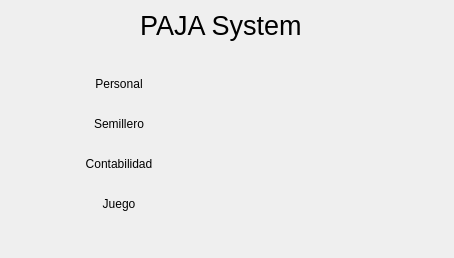
<?xml version="1.0" encoding="UTF-8"?>
<ui version="4.0">
 <class>MainWindow</class>
 <widget class="QMainWindow" name="MainWindow">
  <property name="geometry">
   <rect>
    <x>0</x>
    <y>0</y>
    <width>454</width>
    <height>258</height>
   </rect>
  </property>
  <property name="windowTitle">
   <string>MainWindow</string>
  </property>
  <widget class="QWidget" name="centralwidget">
   <widget class="QPushButton" name="btnPersonal">
    <property name="geometry">
     <rect>
      <x>70</x>
      <y>70</y>
      <width>98</width>
      <height>27</height>
     </rect>
    </property>
    <property name="cursor">
     <cursorShape>PointingHandCursor</cursorShape>
    </property>
    <property name="styleSheet">
     <string notr="true">#btnPersonal{
border: 1px solid transparent;
background-color: transparent;

}</string>
    </property>
    <property name="text">
     <string>Personal</string>
    </property>
   </widget>
   <widget class="QPushButton" name="btnSemillero">
    <property name="geometry">
     <rect>
      <x>70</x>
      <y>110</y>
      <width>98</width>
      <height>27</height>
     </rect>
    </property>
    <property name="cursor">
     <cursorShape>PointingHandCursor</cursorShape>
    </property>
    <property name="styleSheet">
     <string notr="true">#btnSemillero{
border: 1px solid transparent;
background-color: transparent;

}</string>
    </property>
    <property name="text">
     <string>Semillero</string>
    </property>
   </widget>
   <widget class="QPushButton" name="btnContabilidad">
    <property name="geometry">
     <rect>
      <x>70</x>
      <y>150</y>
      <width>98</width>
      <height>27</height>
     </rect>
    </property>
    <property name="cursor">
     <cursorShape>PointingHandCursor</cursorShape>
    </property>
    <property name="styleSheet">
     <string notr="true">#btnContabilidad {
border: 1px solid transparent;
background-color: transparent;

}</string>
    </property>
    <property name="text">
     <string>Contabilidad</string>
    </property>
   </widget>
   <widget class="QLabel" name="label">
    <property name="geometry">
     <rect>
      <x>140</x>
      <y>10</y>
      <width>201</width>
      <height>31</height>
     </rect>
    </property>
    <property name="font">
     <font>
      <pointsize>20</pointsize>
     </font>
    </property>
    <property name="text">
     <string>PAJA System</string>
    </property>
   </widget>
   <widget class="QPushButton" name="btnJuego">
    <property name="geometry">
     <rect>
      <x>70</x>
      <y>190</y>
      <width>98</width>
      <height>27</height>
     </rect>
    </property>
    <property name="cursor">
     <cursorShape>PointingHandCursor</cursorShape>
    </property>
    <property name="styleSheet">
     <string notr="true">#btnJuego {
	border: 1px solid transparent;
	background-color: transparent;
}</string>
    </property>
    <property name="text">
     <string>Juego</string>
    </property>
   </widget>
  </widget>
  <widget class="QMenuBar" name="menubar">
   <property name="geometry">
    <rect>
     <x>0</x>
     <y>0</y>
     <width>454</width>
     <height>27</height>
    </rect>
   </property>
  </widget>
 </widget>
 <resources/>
 <connections/>
</ui>
